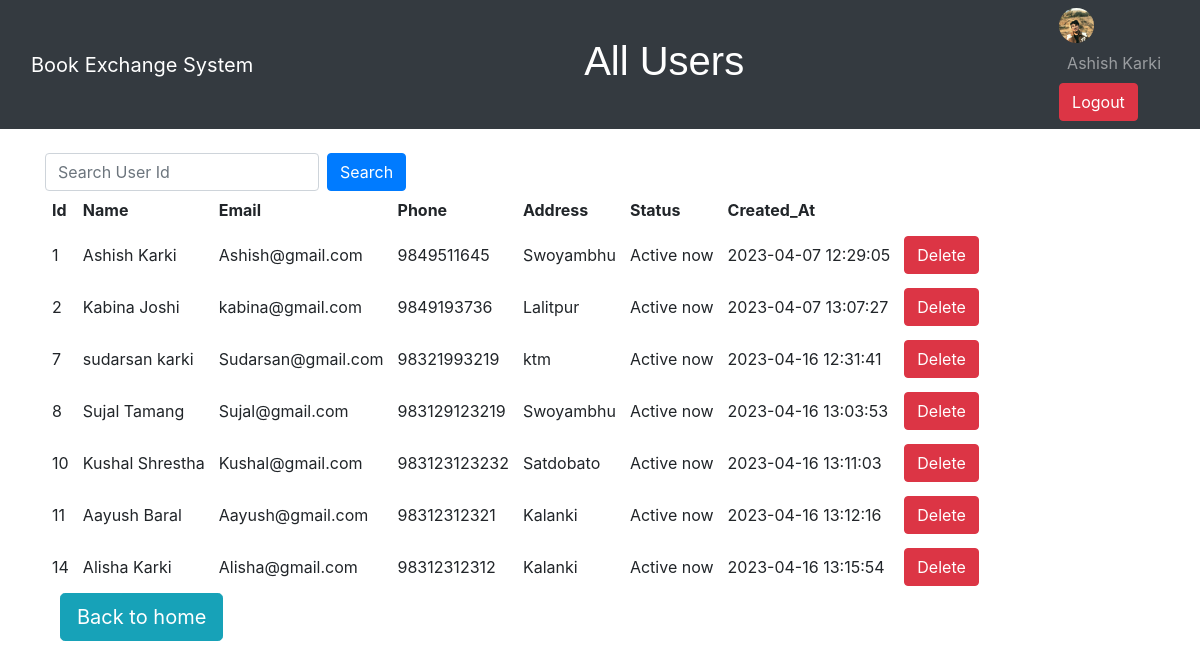
The app's page /PHP/Book_Exchange_System/Admin_Features/All_users.php (signed in) with its own data.
### tables this page shows
CREATE TABLE `users` (
  `User_Id` int(11) NOT NULL COMMENT 'Primary key of Users',
  `Name` varchar(100) NOT NULL COMMENT 'User Names',
  `Email` varchar(200) NOT NULL COMMENT 'Unique Email Id of the users.',
  `Passwords` varchar(200) NOT NULL COMMENT 'Encrypted Password of Users.',
  `Phone` varchar(20) NOT NULL COMMENT 'Unique Phone Number of Users.',
  `Address` varchar(200) NOT NULL COMMENT 'Stores Address details of the users.',
  `Status` varchar(255) NOT NULL COMMENT 'online or offline status of the users',
  `Image` varchar(255) DEFAULT NULL COMMENT 'Image Name of the users.',
  `Created_At` datetime NOT NULL DEFAULT current_timestamp() COMMENT 'Date and Time of Id created.'
);

### PHP/Book_Exchange_System/Admin_Features/All_users.php (the view, shortened to what this page needs)
<!DOCTYPE html>
<html lang="en">
<head>
  <link rel="stylesheet" href="https://maxcdn.bootstrapcdn.com/bootstrap/4.5.2/css/bootstrap.min.css">
</head>
<body>
  <nav class="navbar navbar-expand-md bg-dark navbar-dark">
    <div class="container-fluid">
      <a class="navbar-brand" href="#">Book Exchange System</a>
      <div class="collapse navbar-collapse justify-content-center" id="navbarNav">
        <ul class="navbar-nav">
          <li class="nav-item active">
          <h1 style="color: white; font-family: Arial, sans-serif;">All Users</h1>
          </li>
        </ul>
      </div>
      <ul class="navbar-nav ml-auto">
        <li class="nav-item">
          <img class="profile-img" src="../images/<?php echo($_SESSION["Logged_Admin_Image"])?>" alt="Profile Image">
          <a class="nav-link" href="#"><?php echo ($_SESSION["Logged_Admin_name"])?></a>
          <a href="./../Users_Features/logout.php" class="btn btn-danger" onclick="logout()">Logout</a>
        </li>
      </ul>
    </div>
  </nav>
  <div class="container my-4" >
        <form class="form-inline my-2 my-lg-0" method ="POST">
            <input class="form-control mr-sm-2" type="number" placeholder="Search User Id" aria-label="Search" id="search-input" placeholder="" required name="obtained_text" >
            <button class="btn btn-primary my-2 my-sm-0" type="submit" id="search-btn" name="search_btn">Search</button>
        </form>
  <?php
     include_once "../config.php";
    if (isset($_POST["search_btn"])) {
        $Searched_User_Id = mysqli_real_escape_string($conn,$_POST["search_btn"]);
        $sql = "SELECT * FROM users WHERE User_Id={$_POST["obtained_text"]}";
    }
    else {
        $sql = "SELECT * FROM users";
    }
    $result = mysqli_query($conn, $sql) or die("Query uncessfull");
    if(mysqli_num_rows($result)>0){
    ?>
    <table cellpadding="7px">
        <thead>
            <th>Id</th>
            <th>Name</th>
            <th>Email</th>
            <th>Phone</th>
            <th>Address</th>
            <th>Status</th>
            <th>Created_At</th>
        </thead>
        <tbody>
            <?php
            while($row = mysqli_fetch_assoc($result)){
            ?>
            <tr>
                <td><?php echo $row['User_Id'] ?></td>
                <td><?php echo $row['Name'] ?></td>
                <td><?php echo $row['Email'] ?></td>
                <td><?php echo $row['Phone']?></td>
                <td><?php echo $row['Address']?></td>
                <td><?php echo $row['Status']?></td>
                <td><?php echo $row['Created_At']  ?></td>
                <td>
                <a href='delete_users.php?delete_id=<?php  echo ($row['User_Id']); ?>' class='btn btn-danger'>Delete</a>
                </td>
            </tr>
                <?php } ?>
            </tbody>
    </table>
    <div class="col-sm-3  d-grid">
    <a class="btn btn-info btn-lg custom-class" value="login_button"  href='./Admin_panel.php' role="button">Back to home</a>
            </div>
    <?php }
     ?>
</div>
</body>
</html>

### PHP/Book_Exchange_System/Admin_Features/All_users.php (style rules this page uses)
.profile-img { width: 35px; height: 35px; object-fit: cover; border-radius: 50%; margin-right: 70px; }

### records on screen
users: User_Id "1", Name "Ashish Karki", Email "Ashish@gmail.com", Phone "9849511645", Address "Swoyambhu", Status "Active now", Created_At "2023-04-07 12:29:05"
users: User_Id "2", Name "Kabina Joshi", Email "kabina@gmail.com", Phone "9849193736", Address "Lalitpur", Status "Active now", Created_At "2023-04-07 13:07:27"
users: User_Id "7", Name "sudarsan karki", Email "Sudarsan@gmail.com", Phone "98321993219", Address "ktm", Status "Active now", Created_At "2023-04-16 12:31:41"
users: User_Id "8", Name "Sujal Tamang", Email "Sujal@gmail.com", Phone "983129123219", Address "Swoyambhu", Status "Active now", Created_At "2023-04-16 13:03:53"
users: User_Id "10", Name "Kushal Shrestha", Email "Kushal@gmail.com", Phone "983123123232", Address "Satdobato", Status "Active now", Created_At "2023-04-16 13:11:03"
users: User_Id "11", Name "Aayush Baral", Email "Aayush@gmail.com", Phone "98312312321", Address "Kalanki", Status "Active now", Created_At "2023-04-16 13:12:16"
users: User_Id "14", Name "Alisha Karki", Email "Alisha@gmail.com", Phone "98312312312", Address "Kalanki", Status "Active now", Created_At "2023-04-16 13:15:54"

### other values on screen
$_SESSION["Logged_Admin_name"] "Ashish Karki"
